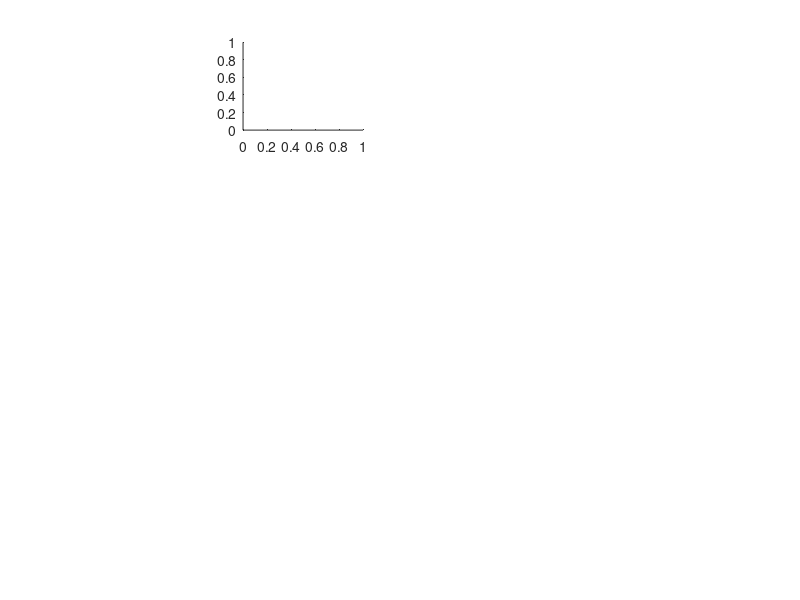

This chart was generated by the following MATLAB code: (Note: this script raises an error after producing the figure.)
 close all
 clc
% load rmse.mat
figure1 = figure;

% Create axes
axes1 = axes('Position',[0.303806734992682 0.783167155425219 0.15 0.1464]);
plot([1 5 10],squeeze(rmse(1,1,1,:,1)),'o--','LineWidth',2,'MarkerSize',5,'MarkerFaceColor','b')
% Create ylabel
ylabel('log(\lambda)','FontSize',14);

% Create xlabel
xlabel('r','FontSize',14);

% Uncomment the following line to preserve the X-limits of the axes
% xlim(axes1,[0 11]);
% Set the remaining axes properties
set(axes1,'XGrid','on','XTick',[0 2 4 6 8 10 11],'YGrid','on');
% Create axes
axes2 = axes('Position',...
    [0.555013792518098 0.783125610174911 0.150000000000005 0.146419844370543]);

% Create ylabel
plot([1 5 10],squeeze(rmse(1,1,1,:,3)),'o--','LineWidth',2,'MarkerSize',5,'MarkerFaceColor','b')

ylabel('log(\lambda)','FontSize',14);

% Create xlabel
xlabel('r','FontSize',14);

% Uncomment the following line to preserve the X-limits of the axes
% xlim(axes2,[0 11]);
% Set the remaining axes properties
set(axes2,'XGrid','on','XTick',[0 2 4 6 8 10 11],'YGrid','on');
% Create axes
axes3 = axes('Position',...
    [0.794083221932229 0.783125610174911 0.15 0.146419844370543]);
plot([1 5 10],squeeze(rmse(1,1,1,:,5)),'o--','LineWidth',2,'MarkerSize',5,'MarkerFaceColor','b')

% Create ylabel
ylabel('log(\lambda)','FontSize',14);

% Create xlabel
xlabel('r','FontSize',14);

% Uncomment the following line to preserve the X-limits of the axes
% xlim(axes3,[0 11]);
% Set the remaining axes properties
set(axes3,'XGrid','on','XTick',[0 2 4 6 8 10 11],'YGrid','on');
% Create axes
axes4 = axes('Position',...
    [0.302767203513912 0.552841515219805 0.150000000000001 0.1464]);
plot([1 5 10],squeeze(rmse(1,2,1,:,1)),'o--','LineWidth',2,'MarkerSize',5,'MarkerFaceColor','b')
% Create ylabel
ylabel('log(\lambda)','FontSize',14);

% Create xlabel
xlabel('r','FontSize',14);

% Uncomment the following line to preserve the X-limits of the axes
% xlim(axes4,[0 11]);
% Set the remaining axes properties
set(axes4,'XGrid','on','XTick',[0 2 4 6 8 10 11],'YGrid','on');
% Create axes
axes5 = axes('Position',...
    [0.555013792518098 0.550568787947079 0.150000000000005 0.146419844370543]);
% plot([1 5 10],[-0.88 -0.89 -0.95],'o--','LineWidth',2,'MarkerSize',5,'MarkerFaceColor','b')
plot([1 5 10],squeeze(rmse(1,2,1,:,3)),'o--','LineWidth',2,'MarkerSize',5,'MarkerFaceColor','b')
% Create ylabel
ylabel('log(\lambda)','FontSize',14);

% Create xlabel
xlabel('r','FontSize',14);

% Uncomment the following line to preserve the X-limits of the axes
% xlim(axes5,[0 11]);
% Set the remaining axes properties
set(axes5,'XGrid','on','XTick',[0 2 4 6 8 10 11],'YGrid','on');
% Create axes
axes6 = axes('Position',...
    [0.794083221932229 0.550568787947079 0.15 0.146419844370543]);
% plot([1 5 10],[0.22 0.29 0.32],'o--','LineWidth',2,'MarkerSize',5,'MarkerFaceColor','b')
plot([1 5 10],squeeze(rmse(1,2,1,:,5)),'o--','LineWidth',2,'MarkerSize',5,'MarkerFaceColor','b')
% Create ylabel
ylabel('log(\lambda)','FontSize',14);

% Create xlabel
xlabel('r','FontSize',14);

% Uncomment the following line to preserve the X-limits of the axes
% xlim(axes6,[0 11]);
% Set the remaining axes properties
set(axes6,'XGrid','on','XTick',[0 2 4 6 8 10 11],'YGrid','on');
% Create axes
axes7 = axes('Position',...
    [0.302767203513912 0.303984271559102 0.150000000000001 0.1464]);
plot([1 5 10],[-0.8 -0.75 -0.73],'o--','LineWidth',2,'MarkerSize',5,'MarkerFaceColor','b')
% Create ylabel
ylabel('log(\lambda)','FontSize',14);

% Create xlabel
xlabel('r','FontSize',14);

% Uncomment the following line to preserve the X-limits of the axes
% xlim(axes7,[0 11]);
% Set the remaining axes properties
set(axes7,'XGrid','on','XTick',[0 2 4 6 8 10 11],'YGrid','on');
% Create axes
axes8 = axes('Position',...
    [0.555013792518098 0.306256998831829 0.150000000000005 0.146419844370543]);
plot([1 5 10],squeeze(rmse(2,1,1,:,3)),'o--','LineWidth',2,'MarkerSize',5,'MarkerFaceColor','b')
% Create ylabel
ylabel('log(\lambda)','FontSize',14);

% Create xlabel
xlabel('r','FontSize',14);

% Uncomment the following line to preserve the X-limits of the axes
% xlim(axes8,[0 11]);
% Set the remaining axes properties
set(axes8,'XGrid','on','XTick',[0 2 4 6 8 10 11],'YGrid','on');
% Create axes
axes9 = axes('Position',...
    [0.794083221932229 0.306256998831829 0.15 0.146419844370543]);
plot([1 5 10],squeeze(rmse(2,1,1,:,5)),'o--','LineWidth',2,'MarkerSize',5,'MarkerFaceColor','b')
% Create ylabel
ylabel('log(\lambda)','FontSize',14);

% Create xlabel
xlabel('r','FontSize',14);

% Uncomment the following line to preserve the X-limits of the axes
% xlim(axes9,[0 11]);
% Set the remaining axes properties
set(axes9,'XGrid','on','XTick',[0 2 4 6 8 10 11],'YGrid','on');
% Create axes
axes10 = axes('Position',...
    [0.302767203513912 0.0603798876214555 0.150000000000001 0.1464]);
plot([1 5 10],squeeze(rmse(2,2,1,:,1)),'o--','LineWidth',2,'MarkerSize',5,'MarkerFaceColor','b')
% Create ylabel
ylabel('log(\lambda)','FontSize',14);

% Create xlabel
xlabel('r','FontSize',14);

% Uncomment the following line to preserve the X-limits of the axes
% xlim(axes10,[0 11]);
% Set the remaining axes properties
set(axes10,'XGrid','on','XTick',[0 2 4 6 8 10 11],'YGrid','on');
% Create axes
axes11 = axes('Position',...
    [0.555013792518098 0.0626526148941828 0.150000000000005 0.146419844370543]);
plot([1 5 10],squeeze(rmse(2,2,1,:,3)),'o--','LineWidth',2,'MarkerSize',5,'MarkerFaceColor','b')
% Create ylabel
ylabel('log(\lambda)','FontSize',14);

% Create xlabel
xlabel('r','FontSize',14);

% Uncomment the following line to preserve the X-limits of the axes
% xlim(axes11,[0 11]);
% Set the remaining axes properties
set(axes11,'XGrid','on','XTick',[0 2 4 6 8 10 11],'YGrid','on');
% Create axes
axes12 = axes('Position',...
    [0.794083221932229 0.0626526148941828 0.15 0.146419844370543]);
plot([1 5 10],squeeze(rmse(2,2,1,:,5)),'o--','LineWidth',2,'MarkerSize',5,'MarkerFaceColor','b')
% Create ylabel
ylabel('log(\lambda)','FontSize',14);

% Create xlabel
xlabel('r','FontSize',14);

% Uncomment the following line to preserve the X-limits of the axes
% xlim(axes12,[0 11]);
% Set the remaining axes properties
set(axes12,'XGrid','on','XTick',[0 2 4 6 8 10 11],'YGrid','on');
% Create line
annotation(figure1,'line',[0.170571010248902 0.975109809663251],...
    [0.713636363636363 0.713636363636363]);

% Create line
annotation(figure1,'line',[0.173499267935578 0.979502196193265],...
    [0.229545454545454 0.229545454545454]);

% Create line
annotation(figure1,'line',[0.0724743777452416 1.0],...
    [0.943700460829493 0.943700460829493]);

% Create line
annotation(figure1,'line',[0.0761346998535871 1.00],...
    [0.470973188102218 0.470973188102218],'LineWidth',1.5);

% Create line
annotation(figure1,'line',[0.0732064421669107 1.00],...
    [0.989155006284038 0.989155006284038],'LineWidth',1.5);

% Create textbox
annotation(figure1,'textbox',...
    [0.204513909224012 0.815909090909087 0.0414597364568077 0.0727272727272725],...
    'String','16 h',...
    'FontSize',12,...
    'FontAngle','italic',...
    'FitBoxToText','off',...
    'EdgeColor','none');

% Create textbox
annotation(figure1,'textbox',...
    [0.204513909224012 0.581818181818177 0.0414597364568077 0.0727272727272728],...
    'String','80 h',...
    'FontSize',12,...
    'FontAngle','italic',...
    'FitBoxToText','off',...
    'EdgeColor','none');

% Create textbox
annotation(figure1,'textbox',...
    [0.205978038067351 0.331818181818178 0.0414597364568077 0.0727272727272726],...
    'String','16 h',...
    'FontSize',12,...
    'FontAngle','italic',...
    'FitBoxToText','off',...
    'EdgeColor','none');

% Create textbox
annotation(figure1,'textbox',...
    [0.205978038067351 0.0977272727272682 0.0414597364568077 0.0727272727272729],...
    'String','80 h',...
    'FontSize',12,...
    'FontAngle','italic',...
    'FitBoxToText','off',...
    'EdgeColor','none');

% Create textbox
annotation(figure1,'textbox',...
    [0.0873836017569552 0.684090909090905 0.0414597364568078 0.0727272727272726],...
    'String','70%',...
    'FontSize',12,...
    'FontAngle','italic',...
    'FitBoxToText','off',...
    'EdgeColor','none');

% Create textbox
annotation(figure1,'textbox',...
    [0.0917759882869699 0.197727272727268 0.0414597364568078 0.0727272727272729],...
    'String','100%',...
    'FontSize',12,...
    'FontAngle','italic',...
    'FitBoxToText','off',...
    'EdgeColor','none');

% Create textbox
annotation(figure1,'textbox',...
    [0.203049780380674 0.914027694160142 0.026086383601757 0.0727272727272726],...
    'String','\delta t',...
    'FontSize',12,...
    'FontAngle','italic',...
    'FitBoxToText','off',...
    'EdgeColor','none');

% Create textbox
annotation(figure1,'textbox',...
    [0.0903118594436311 0.914027694160143 0.0260863836017569 0.0727272727272726],...
    'String',{'S'},...
    'FontSize',12,...
    'FontAngle','italic',...
    'FitBoxToText','off',...
    'EdgeColor','none');

% Create textbox
annotation(figure1,'textbox',...
    [0.364103953147878 0.918573148705596 0.0260863836017569 0.0727272727272726],...
    'String','\gamma=1',...
    'FontSize',12,...
    'FontAngle','italic',...
    'FitBoxToText','off',...
    'EdgeColor','none');

% Create textbox
annotation(figure1,'textbox',...
    [0.606417276720354 0.918573148705595 0.0260863836017569 0.0727272727272724],...
    'String','\gamma=3',...
    'FontSize',12,...
    'FontAngle','italic',...
    'FitBoxToText','off',...
    'EdgeColor','none');

% Create textbox
annotation(figure1,'textbox',...
    [0.853122986822841 0.918573148705595 0.026086383601757 0.0727272727272724],...
    'String','\gamma=5',...
    'FontSize',12,...
    'FontAngle','italic',...
    'FitBoxToText','off',...
    'EdgeColor','none');

